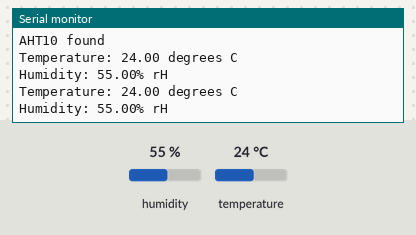
Recording of a sketch running on a simulated Arduino Uno, built with avr-gcc and run on an emulated ATmega328P. Parts: the last lines printed to the serial monitor. The test bench sets the inputs (shaded band); at power-on: humidity 55 %, temperature 24 °C.

Above: at 1.9 s.
2.0 s: humidity set to 22 %
At 3.1 s:
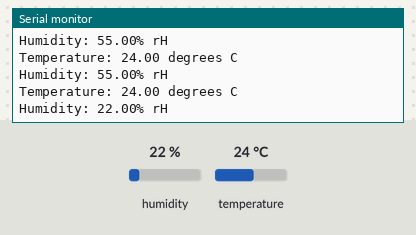
3.5 s: temperature set to 12 °C
At 3.5 s:
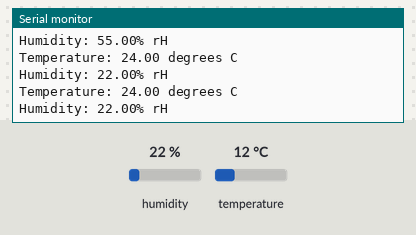
5.0 s: humidity set to 40 %
At 6.4 s:
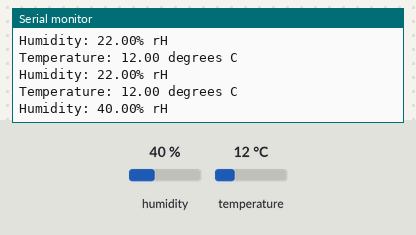
Timing chart, 0 to 8.0 s (numbered marks = the images above; inputs shaded):
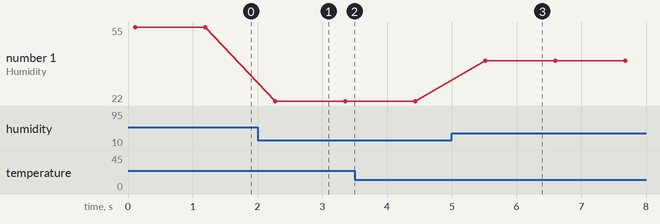

The sketch:

pi_arduino_comms.ino
```cpp
#include <Adafruit_AHTX0.h>
#include <Wire.h>

Adafruit_AHTX0 aht;

void setup() {
  Serial.begin(9600);
  Wire.begin();

  if (!aht.begin()) {
    Serial.println("Could not find AHT? Check wiring");
    while (1) delay(10);
  }
  Serial.println("AHT10 found");
}

void loop() {
  sensors_event_t humidity, temp;
  aht.getEvent(&humidity, &temp); // populate temp and humidity objects with fresh data
  Serial.print("Temperature: "); Serial.print(temp.temperature); Serial.println(" degrees C");
  Serial.print("Humidity: "); Serial.print(humidity.relative_humidity); Serial.println("% rH");

  delay(1000);
}
```

Measured:
- after the input at 2.0 s, the serial monitor: prints a new line after 0.27 s (image 1)
- after the input at 5.0 s, the serial monitor: prints a new line after 0.52 s (image 3)
- plotted number 1: 55 → 22 after the input at 2.0 s, 22 → 40 after the input at 5.0 s
